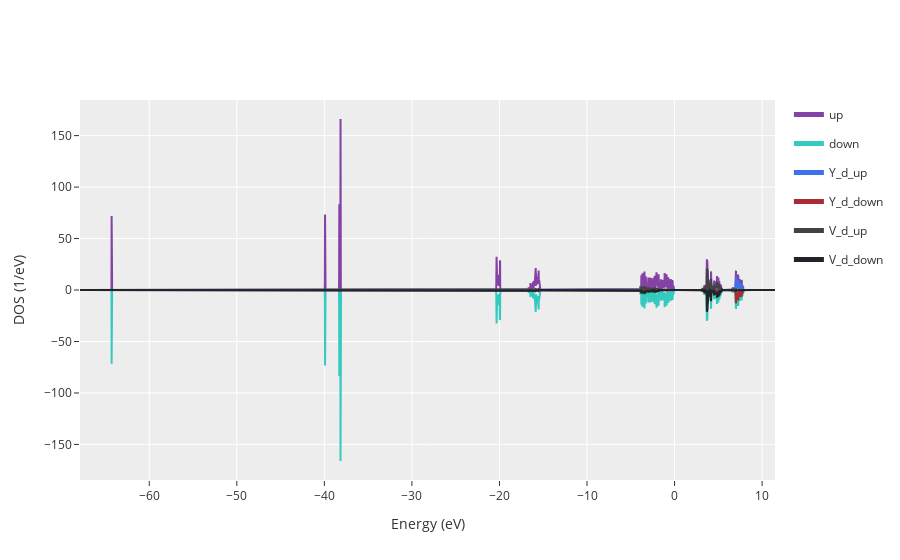

Notebook code for this chart:
### Code cell
calc.dos.plot(selection="d(Y, V)")

### Figure 1 — Plotly figure (JSON) as saved in the notebook; plotly's stock layout.template omitted (floating-point values rounded to 4 significant figures; data arrays with more than 128 entries replaced by an {"elided": "..."} marker saying what was removed)
{"data": [{"legendgroup": "up", "line": {"color": "#8342A4"}, "name": "up", "showlegend": true, "type": "scatter", "x": {"elided": "4000 float values"}, "y": {"elided": "4000 float values"}, "yaxis": "y"}, {"legendgroup": "down", "line": {"color": "#35CABF"}, "name": "down", "showlegend": true, "type": "scatter", "x": {"elided": "4000 float values"}, "y": {"elided": "4000 float values"}, "yaxis": "y"}, {"legendgroup": "Y_d_up", "line": {"color": "#3E70EA"}, "name": "Y_d_up", "showlegend": true, "type": "scatter", "x": {"elided": "4000 float values"}, "y": {"elided": "4000 float values"}, "yaxis": "y"}, {"legendgroup": "Y_d_down", "line": {"color": "#A82C35"}, "name": "Y_d_down", "showlegend": true, "type": "scatter", "x": {"elided": "4000 float values"}, "y": {"elided": "4000 float values"}, "yaxis": "y"}, {"legendgroup": "V_d_up", "line": {"color": "#424242"}, "name": "V_d_up", "showlegend": true, "type": "scatter", "x": {"elided": "4000 float values"}, "y": {"elided": "4000 float values"}, "yaxis": "y"}, {"legendgroup": "V_d_down", "line": {"color": "#202429"}, "name": "V_d_down", "showlegend": true, "type": "scatter", "x": {"elided": "4000 float values"}, "y": {"elided": "4000 float values"}, "yaxis": "y"}], "layout": {"legend": {"itemsizing": "constant"}, "xaxis": {"title": {"text": "Energy (eV)"}}, "yaxis": {"title": {"text": "DOS (1/eV)"}}}}
